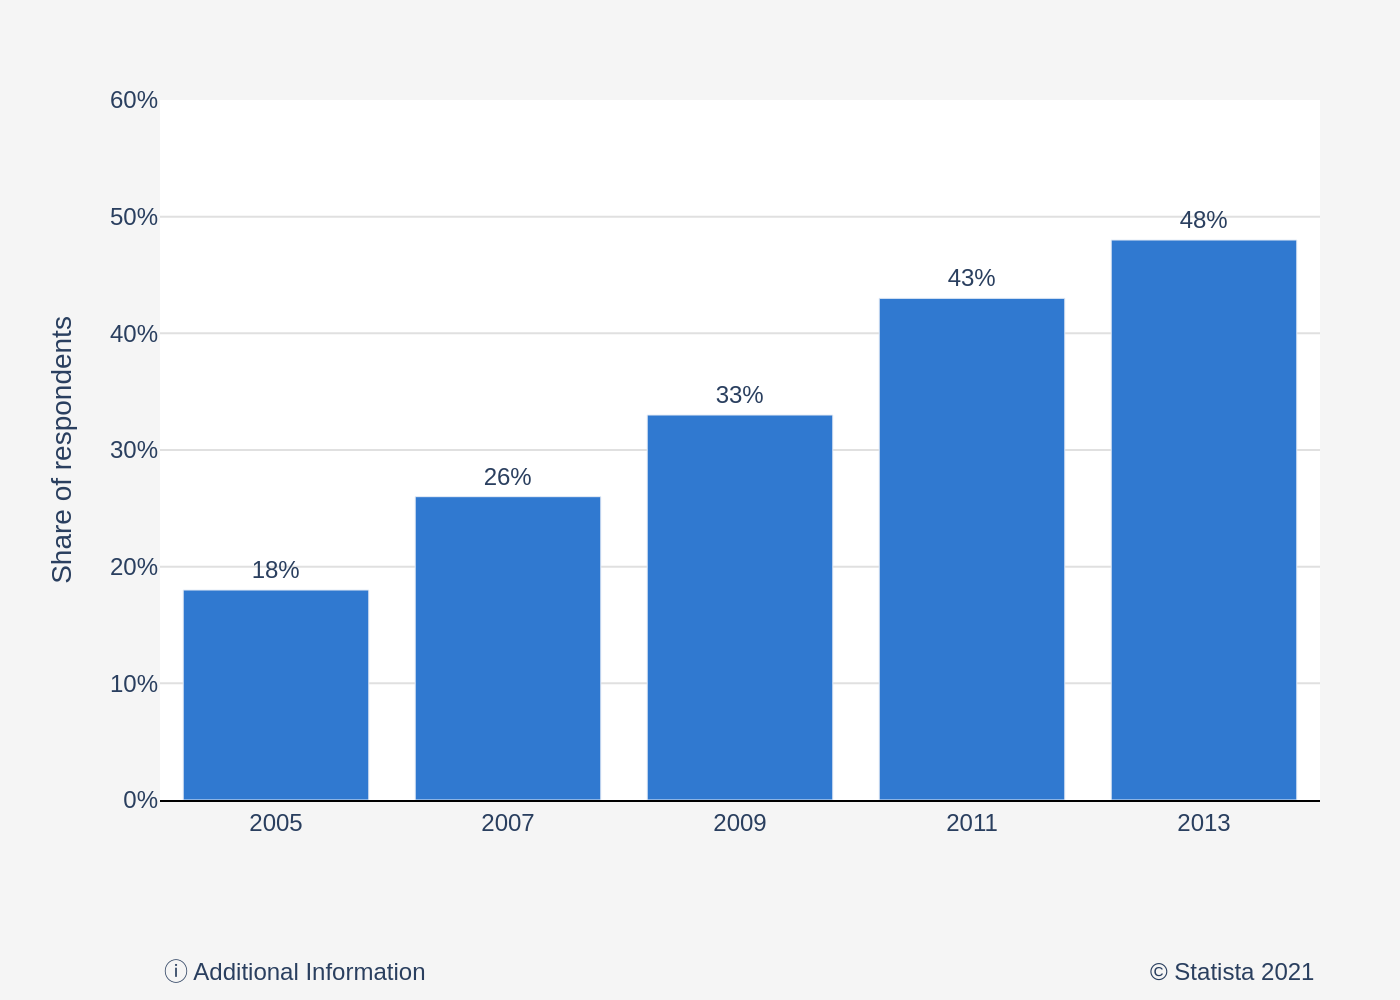

The script that drew this image:
import sys
import json
import plotly.graph_objects as go
import pathlib

# Ensure a JSON file path is provided as a command-line argument
if len(sys.argv) != 2:
    print("Usage: python recreate_chart.py <path_to_json_file>")
    sys.exit(1)

json_path = sys.argv[1]

# Derive the output PNG filename from the input JSON filename
output_filename_base = pathlib.Path(json_path).stem
output_filename = f"{output_filename_base}.png"

# Read and parse the JSON file
try:
    with open(json_path, 'r', encoding='utf-8') as f:
        chart_info = json.load(f)
except FileNotFoundError:
    print(f"Error: JSON file not found at {json_path}")
    sys.exit(1)
except json.JSONDecodeError:
    print(f"Error: Could not decode JSON from {json_path}")
    sys.exit(1)

# Extract data and text from the JSON structure
chart_data = chart_info.get('chart_data', [])
texts = chart_info.get('texts', {})
colors = chart_info.get('colors', [])

# Prepare data for Plotly
x_values = [item['category'] for item in chart_data]
y_values = [item['value'] for item in chart_data]
data_labels_suffix = texts.get('data_labels_suffix', '')
data_labels = [f"{v}{data_labels_suffix}" for v in y_values]
bar_color = colors[0] if colors else '#1f77b4'

# Create the figure
fig = go.Figure()

# Add the bar trace
fig.add_trace(go.Bar(
    x=x_values,
    y=y_values,
    text=data_labels,
    textposition='outside',
    marker_color=bar_color,
    cliponaxis=False
))

# Configure the layout, axes, and annotations
fig.update_layout(
    title_text=texts.get('title'),
    font=dict(family="Arial", size=12),
    plot_bgcolor='white',
    paper_bgcolor='#f5f5f5',
    showlegend=False,
    margin=dict(l=80, r=40, t=50, b=100),
    xaxis=dict(
        title_text=texts.get('x_axis_title'),
        showgrid=False,
        showline=True,
        linecolor='black',
        tickfont=dict(size=12)
    ),
    yaxis=dict(
        title_text=texts.get('y_axis_title'),
        showgrid=True,
        gridcolor='#e0e0e0',
        range=[0, 60],
        dtick=10,
        ticksuffix=data_labels_suffix,
        zeroline=False,
        tickfont=dict(size=12)
    ),
    annotations=[
        dict(
            text=texts.get('source_left', ''),
            align='left',
            showarrow=False,
            xref='paper',
            yref='paper',
            x=0,
            y=-0.22,
            xanchor='left',
            yanchor='top'
        ),
        dict(
            text=texts.get('source_right', ''),
            align='right',
            showarrow=False,
            xref='paper',
            yref='paper',
            x=1,
            y=-0.22,
            xanchor='right',
            yanchor='top'
        )
    ]
)

# Set the font size for the text on bars
fig.update_traces(textfont_size=12)

# Write the output image file
fig.write_image(output_filename, scale=2)

print(f"Chart saved to {output_filename}")
